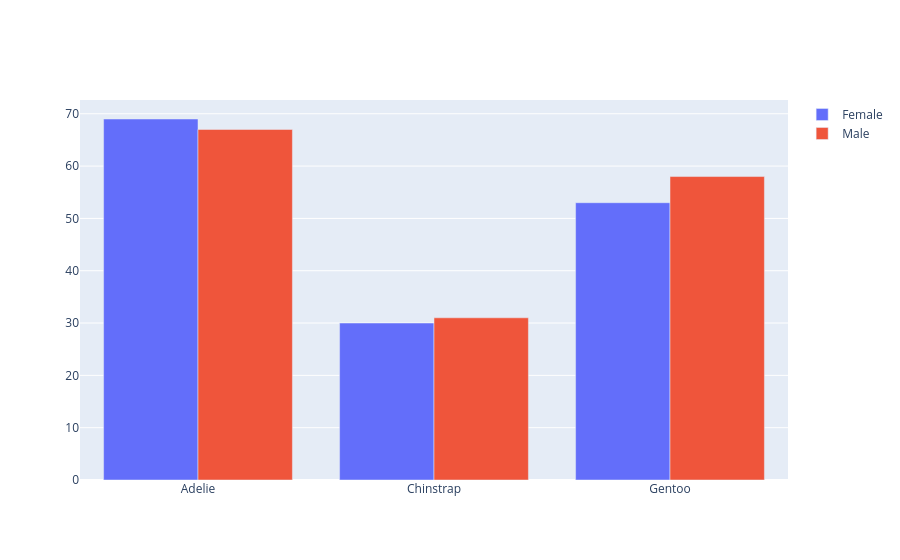

The cell this chart's notebook holds for it:
### Code cell
# graph 4: Graph about gender and species
fig = go.Figure()
fm_species_count = df_penguin_cleaned[df_penguin_cleaned['gender'] == 'female'].groupby('species')['species'].count()
m_species_count = df_penguin_cleaned[df_penguin_cleaned['gender'] == 'male'].groupby('species')['species'].count()

species = list(df_penguin_cleaned['species'].unique())
fig = go.Figure(data=[
    go.Bar(name='Female', x=fm_species_count.index, y=fm_species_count.values),
    go.Bar(name='Male', x=fm_species_count.index, y=m_species_count.values)
])
fig.update_layout(barmode='group')
fig.show()

### Figure 1 — Plotly figure (JSON) as saved in the notebook; plotly's stock layout.template omitted (floating-point values rounded to 4 significant figures)
{"data": [{"name": "Female", "type": "bar", "x": ["Adelie", "Chinstrap", "Gentoo"], "y": [69, 30, 53]}, {"name": "Male", "type": "bar", "x": ["Adelie", "Chinstrap", "Gentoo"], "y": [67, 31, 58]}], "layout": {"autosize": true, "barmode": "group", "xaxis": {"autorange": true, "range": [-0.5, 2.5], "type": "category"}, "yaxis": {"autorange": true, "range": [0, 72.63], "type": "linear"}}}
